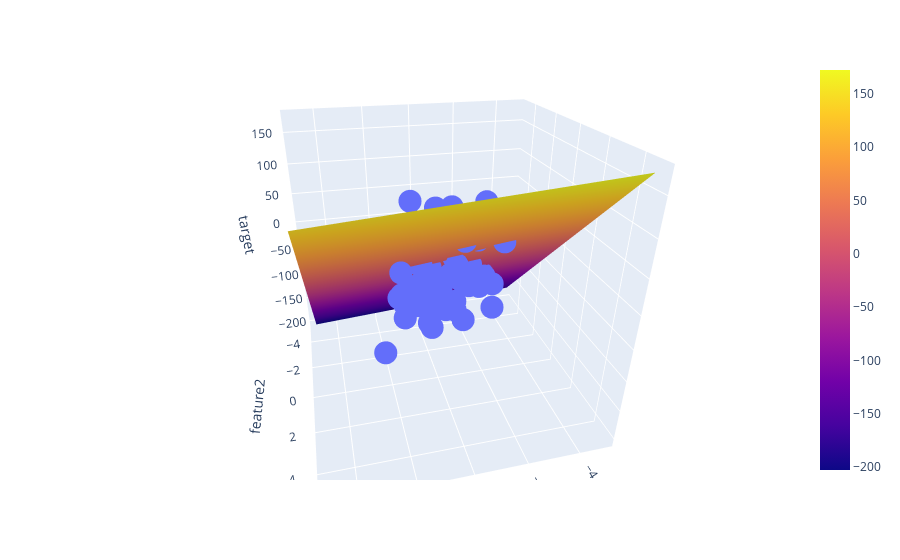

Notebook code for this chart:
### Code cell
import plotly.graph_objects as go


import numpy as np

x = np.linspace(-5, 5, 10)
y = np.linspace(-5, 5, 10)

xGrid, yGrid = np.meshgrid(y, x)
final = np.vstack((xGrid.ravel().reshape(1,100),yGrid.ravel().reshape(1,100))).T

z_final = obj.predict(final).reshape(10,10)

z = z_final

fig = ex.scatter_3d(data, x='feature1', y='feature2', z='target')

fig.add_trace(go.Surface(x = x, y = y, z =z ))

fig.show()
